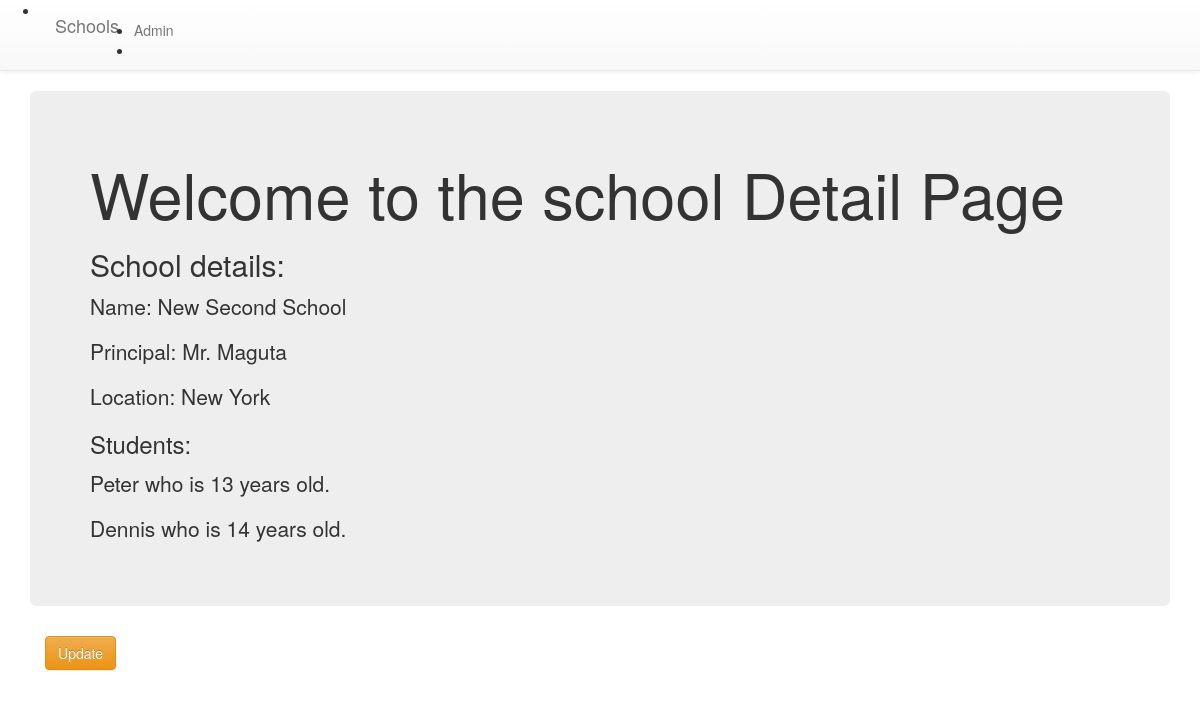
Page /basic_app/2/ on the committed database.
### basic_app/models.py (models this page shows, shortened)
class School(models.Model):
    name = models.CharField(max_length=256)
    principal = models.CharField(max_length=256)
    location = models.CharField(max_length=256)

class Student(models.Model):
    name = models.CharField(max_length=256)
    age = models.PositiveIntegerField()
    school = models.ForeignKey(School, related_name='students')

### basic_app/views.py (the view)
# urls.py: url(r'^(?P<pk>\d+)/$', views.SchoolDetailView.as_view(), name='detail'),
class SchoolDetailView(DetailView):
    context_object_name = 'school_detail'
    model = models.School
    template_name = 'basic_app/school_detail.html'

### basic_app/templates/basic_app/school_detail.html
{% extends 'basic_app/basic_app_base.html'%}
{% block body_block %}
<div class="jumbotron">
    <h1>Welcome to the school Detail Page</h1>
    <h2>School details: </h2>
    <p>Name: {{school_detail.name}}</p>
    <p>Principal: {{school_detail.principal}}</p>
    <p>Location: {{school_detail.location}}</p>
    <h3>Students:</h3>
    {% for student in school_detail.students.all %}
        <p>{{student.name}} who is {{student.age}} years old.</p>
    {% endfor %}
</div>
<div class="container">
    <p><a class="btn btn-warning" href="{% url 'basic_app:update' pk=school_detail.pk %}">Update</a></p>
</div>
{% endblock %}

### rows in the picture
School: name "New Second School", principal "Mr. Maguta", location "New York"
Student: name "Peter", age "13"
Student: name "Dennis", age "14"
